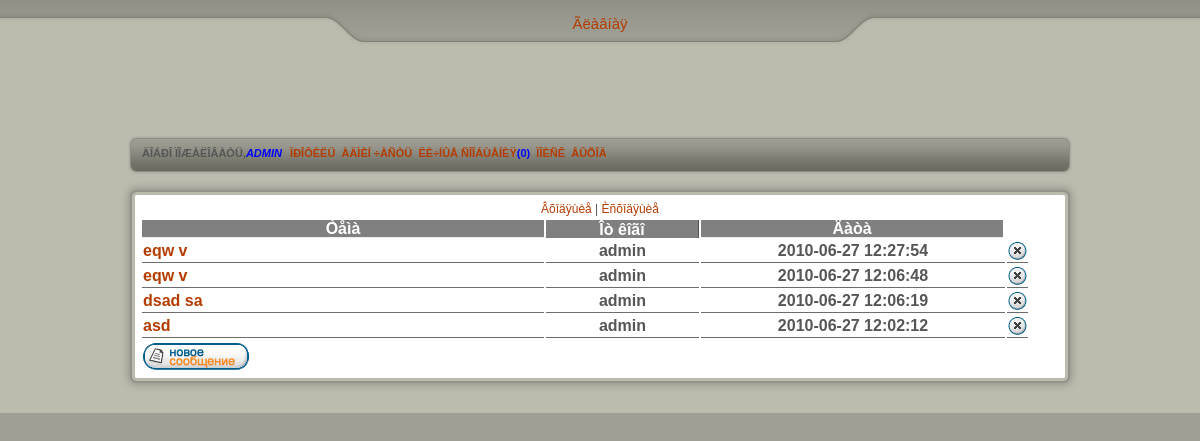
Page /privates.php?mess=inbox (signed in) on the committed database.
### tables this page shows
CREATE TABLE IF NOT EXISTS `private_messages_inbox` (
  `id_private_messages` int(11) NOT NULL AUTO_INCREMENT,
  `id_user_send` int(11) NOT NULL,
  `id_user_get` int(11) NOT NULL,
  `theme` text NOT NULL,
  `text` text NOT NULL,
  `data` datetime NOT NULL,
  `read_` tinyint(1) NOT NULL,
  PRIMARY KEY (`id_private_messages`)
);

CREATE TABLE IF NOT EXISTS `users` (
  `id_user` int(10) NOT NULL AUTO_INCREMENT,
  `login` char(20) NOT NULL,
  `password` char(25) NOT NULL,
  `admin` smallint(1) NOT NULL,
  `sex` char(10) NOT NULL,
  `age` smallint(2) NOT NULL,
  `avatar` text NOT NULL,
  `email` char(25) NOT NULL,
  `icq` varchar(10) NOT NULL,
  `themes` int(5) NOT NULL,
  `texts` int(7) NOT NULL,
  `status` char(20) NOT NULL,
  `podpis` char(200) NOT NULL,
  `date` datetime NOT NULL,
  `last_enter` datetime NOT NULL,
  `ban` smallint(1) NOT NULL DEFAULT '0',
  `online` smallint(1) NOT NULL DEFAULT '0',
  `reputation` mediumint(5) NOT NULL,
  PRIMARY KEY (`id_user`)
);

### privates.php (the view, shortened to what this page needs)
<?php
include "header.php";
include "menu.php";
echo "<center><a href='privates.php?mess=inbox'>Âõîäÿùèå</a> | <a href='privates.php?mess=outbox'>Èñõîäÿùèå</a></center>";
if ($_GET['mess'] == "inbox" || !isset($_GET['mess']))
{
    echo "<table><tr><td class='begin_table_theme'>Òåìà</td><td class='begin_table_author'>Îò êîãî</td><td class='begin_table_data'>Äàòà</td><td class='delete_private_mess'></td></tr>";
$selected_user_private_mess = mysql_query("SELECT * FROM private_messages_inbox where id_user_get = ".$_SESSION['id_user']." order by data desc");
$selected_user_private_mess_a = mysql_fetch_array($selected_user_private_mess);
}
if (mysql_num_rows($selected_user_private_mess) == 0 && $_GET['mess'] == "outbox") echo "<center><table><p class='create'>Èñõîäÿùèõ ñîîáùåíèé íåò</p></table></center>";
else if (mysql_num_rows($selected_user_private_mess) == 0 && $_GET['mess'] == "inbox" || !isset($_GET['mess'])) echo "<center><table><p class='create'>Âõîäÿùèõ ñîîáùåíèé íåò</p></table></center>";
else
do
{
    $select_send_user = mysql_query("SELECT * FROM users where id_user = ".$selected_user_private_mess_a['id_user_send']."");
$select_send_user_a = mysql_fetch_array($select_send_user);
$select_get_user = mysql_query("SELECT * FROM users where id_user = ".$selected_user_private_mess_a['id_user_get']."");
$select_get_user_a = mysql_fetch_array($select_get_user);
if ($selected_user_private_mess_a['read_'] == 0)  echo "<tr><td bgcolor=F0E68C>";
else
    echo "<tr><td>";
    if ($_GET['mess'] == "outbox") echo "<a href='read_privates.php?id_private=".$selected_user_private_mess_a['id_private_messages']."&i=1'>".$selected_user_private_mess_a['theme']."</a></td>";
    else echo "<a href='read_privates.php?id_private=".$selected_user_private_mess_a['id_private_messages']."&mess=".$_GET['mess']."'>".$selected_user_private_mess_a['theme']."</a></td>";
    if ($_GET['mess'] == "outbox")
    {
     if ($selected_user_private_mess_a['read_'] == 0) echo "<td class='private_answer_user' bgcolor='F0E68C'>".$select_get_user_a['login']."</td>";
     else echo "<td class='private_answer_user'>".$select_get_user_a['login']."</td>";
     }
    else
    {
        if ($selected_user_private_mess_a['read_'] == 0) echo "<td class='private_answer_user' bgcolor='F0E68C'>".$select_send_user_a['login']."</td>";
        else
        echo "<td class='private_answer_user'>".$select_send_user_a['login']."</td>";
    }
    if ($selected_user_private_mess_a['read_'] == 0) echo "<td class='private_answer_user' bgcolor='F0E68C'>".$selected_user_private_mess_a['data']."</td>";
    else echo "<td class='private_answer_user'>".$selected_user_private_mess_a['data']."</td>";
    echo "<td class='private_answer_user'><a href='delete_privates.php?id_private=".$selected_user_private_mess_a['id_private_messages']."&mess=".$_GET['mess']."'><img src='images/delete_mess.gif' title='Óäàëèòü'></a></td></tr>";
}
while ($selected_user_private_mess_a = mysql_fetch_array($selected_user_private_mess));
include "table_foot.php";
echo "<table><tr><td class='new_private_mess'><a href='send_private_message.php?i=1'><img src='images/msg_newpost.gif'></a></td></tr></table>";
?>

### css/style.css (style rules this page uses)
a:link, a:visited { color: #b43c01; text-decoration: none; }
body, th { line-height: 150%; font-family: tahoma, sans-serif; color: #565656; font-size: 12px; }
body { background: #9f9f95; padding: 0; margin: 0; }
a img { border: 0; }
table { empty-cells: show; #border: ; #border-style: solid; # border-collapse: collapse; }
tr { line-height: 150%; font-family: tahoma, sans-serif; color: #565656; font-size: 12px; }
td { text-align: center; font-size: 15px; line-height: 20px; text-align: left; font-family: tahoma, sans-serif; border-bottom: outset; border-bottom-color: silver; border-bottom-width: 1px ; #border-right: solid; font-size: medium; font-weight: bold; }
.begin_table_theme { border: hidden; width: 400px; background-color: gray; color: white; line-height: 15px; border-bottom-style: inset; border-bottom-width: 1px; float: left; text-align: center; }
.begin_table_author { border: hidden; width: 150px; color: white; background-color: gray; line-height: 15px; text-align: center; border-right-width: 1px; border-right-style: inset; border-color: black; }
.begin_table_data { border: hidden; width: 300px; background-color: gray; color: white; line-height: 15px; border-bottom-style: inset; border-bottom-width: 1px; float: left; text-align: center; }
.private_answer_user { text-align: center; }
.delete_private_mess { border: hidden; #width: 5px; background-color: white; color: white; line-height: 15px; border-bottom-style: inset; border-bottom-width: 1px; float: left; text-align: center; }
.new_private_mess { width:5px; border-bottom-width: 0px; border-top-width: 0px; border-right-width: 0px; border-left-width: 0px; border-width: 0px; font-size: 17px; float:right; }

### rows in the picture
private_messages_inbox: theme "eqw v", users.login "admin", data "2010-06-27 12:27:54"
private_messages_inbox: theme "eqw v", users.login "admin", data "2010-06-27 12:06:48"
private_messages_inbox: theme "dsad sa", users.login "admin", data "2010-06-27 12:06:19"
private_messages_inbox: theme "asd", users.login "admin", data "2010-06-27 12:02:12"

### other values in the picture
$_SESSION['username'] "ADMIN"
$selected_user_private_mess_a['count(text)'] "0"
